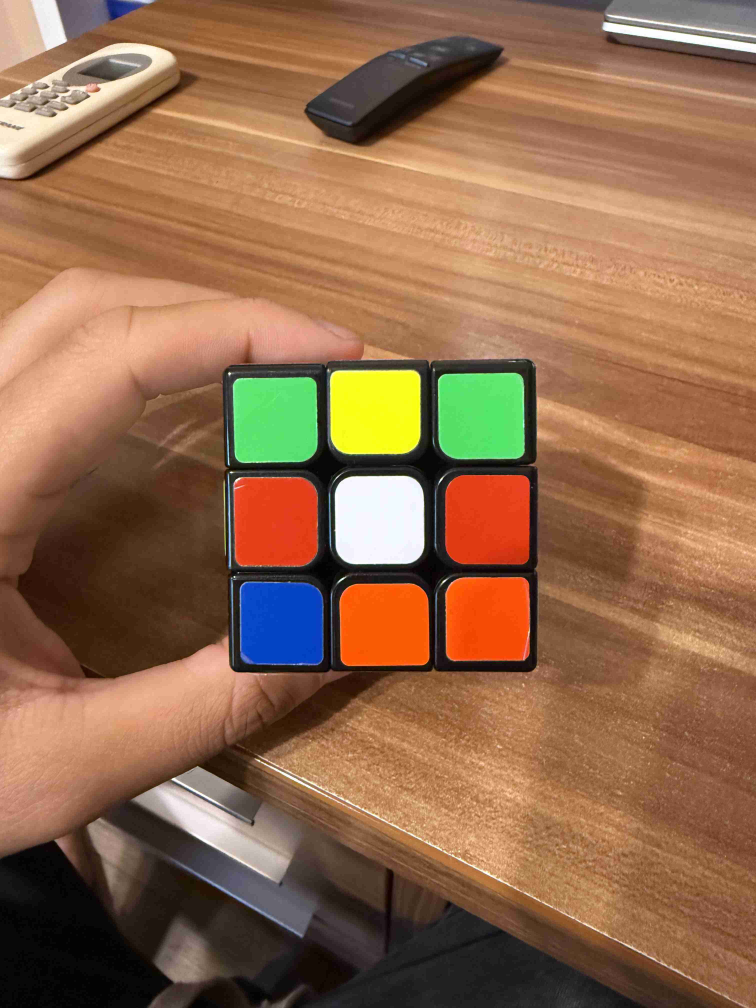
#> input picture batch1.jpg, 3024 x 4032 px (shown at 1/4 size)
$ python testingcv.py
#> lines starting #> are read from the running program, lines starting #| are printed output that depends on the picture; after the words box and inside, x2 and y2 are one past the last pixel; in counts of white or black regions, pixels touching at a corner belong together
import cv2
import numpy as np

# Load and preprocess image
image_path = "batch1.jpg"
img = cv2.imread(image_path)
#> img is the input picture: shape (4032, 3024, 3); mean B, G, R 76.7, 106.5, 145.7
resized = cv2.resize(img, (480, 640), interpolation=cv2.INTER_AREA)
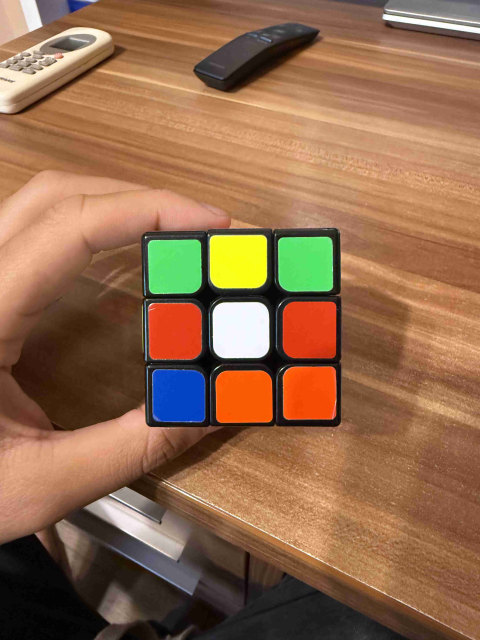
#> resized: shape (640, 480, 3); mean B, G, R 76.7, 106.5, 145.7
gray = cv2.cvtColor(resized, cv2.COLOR_BGR2GRAY)
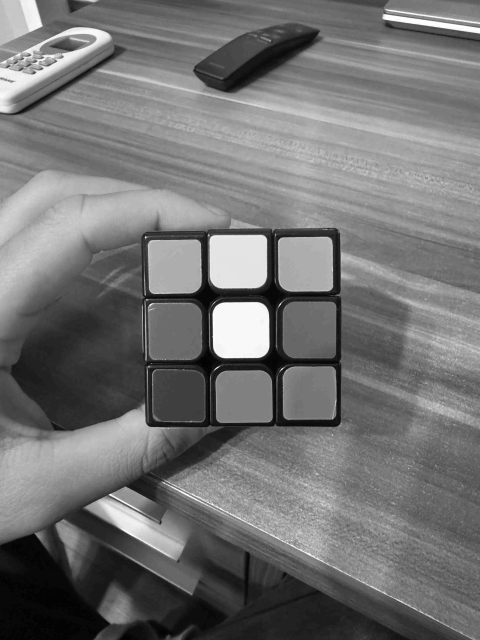
#> gray: shape (640, 480); min 3, max 254, mean 114.8
blurred = cv2.GaussianBlur(gray, (7, 7), 0)
edges = cv2.Canny(blurred, 30, 60)
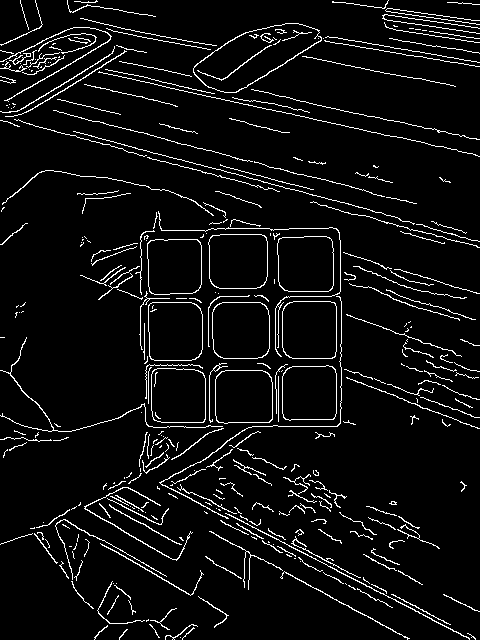
#> edges: shape (640, 480); 5.9% white in thin lines or dots

# Dilate edges to strengthen shapes
kernel = np.ones((3, 3), np.uint8)
dilated = cv2.dilate(edges, kernel, iterations=4)
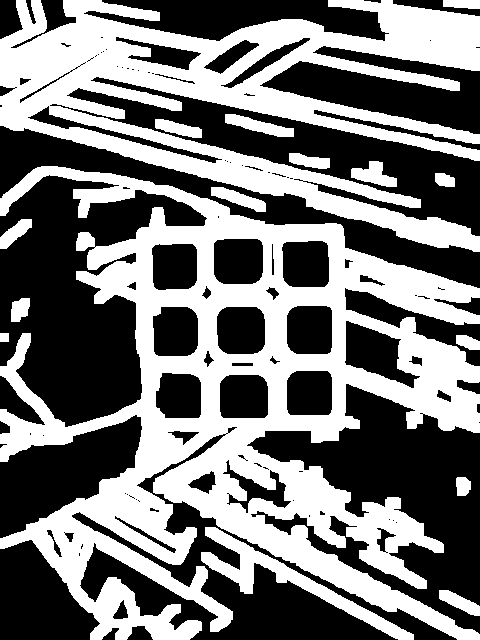
#> dilated: shape (640, 480); 46.9% white; 16 white regions

# Find contours
contours, _ = cv2.findContours(dilated, cv2.RETR_TREE, cv2.CHAIN_APPROX_SIMPLE)
#> contours = 132 contours, 70 with area under 20; largest, box (x1, y1, x2, y2) and area: (0, 166, 480, 640) 107338, (0, 0, 480, 252) 49810, (201, 527, 414, 640) 3566, (344, 320, 421, 389) 2570, (213, 238, 264, 285) 2185

# Filter square-like contours
square_contours = []
for c in contours:
    rect = cv2.minAreaRect(c)
    w, h = rect[1]
    if w == 0 or h == 0:
        continue
    aspect_ratio = max(w, h) / min(w, h)
    area = w * h
    if 0.8 < aspect_ratio < 1.2 and 1000 < area < 10000:
        box = cv2.boxPoints(rect).astype(int)
        square_contours.append(box)
#> this loop made 132 passes
#> (rect, w, h, aspect_ratio, area, box) on passes 53 to 55: (((243.5, 396), (44, 49), -90), 44, 49, 1.11, 2156, [[268, 417], [219, 417], [219, 373], [268, 373]]), (((178, 395), (46, 46), -90), 46, 46, 1, 2116, [[201, 418], [155, 418], [155, 372], [201, 372]]), (((309, 392.5), (45, 46), -90), 45, 46, 1.02, 2070, [[332, 415], [286, 415], [286, 370], [332, 370]])
#> after the loop, square_contours = 9 items

# Compute centers of detected squares
centers = []
for c in square_contours:
    M = cv2.moments(c)
    if M["m00"] != 0:
        cx, cy = int(M["m10"] / M["m00"]), int(M["m01"] / M["m00"])
        centers.append((c, np.array([cx, cy])))
#> this loop made 9 passes
#> (c, cx, cy) on passes 1 to 7: ([[268, 417], [219, 417], [219, 373], [268, 373]], 243, 395), ([[201, 418], [155, 418], [155, 372], [201, 372]], 178, 395), ([[332, 415], [286, 415], [286, 370], [332, 370]], 309, 392), ([[265, 354], [216, 354], [216, 306], [265, 306]], 240, 330), ([[198, 356], [152, 356], [152, 306], [198, 306]], 175, 331), ([[332, 354], [286, 354], [286, 305], [332, 305]], 309, 329), ([[197, 290], [151, 290], [151, 243], [197, 243]], 174, 266)
#> after the loop, centers = 9 items

if not centers:
    raise ValueError("No valid contours detected.")

# Compute average center and distances
all_centers = np.array([pt for _, pt in centers])
#> all_centers = [[243, 395], [178, 395], [309, 392], [240, 330], [175, 331], [309, 329], [174, 266], [305, 263], [238, 261]]
avg_center = np.mean(all_centers, axis=0)
#> avg_center = [241.2, 329.1]
distances = [(c, center, np.linalg.norm(center - avg_center)) for c, center in centers]
#> distances = 9 items
distances.sort(key=lambda x: x[2])  # Closest first

# Select closest 9 contours and filter by area consistency
selected = distances[:9]
#> selected = 9 items
areas = [cv2.minAreaRect(c)[1][0] * cv2.minAreaRect(c)[1][1] for c, _, _ in selected]
#> areas = [2352, 2156, 2300, 2254, 2300, 2116, 2256, 2162, 2070]
avg_area = np.mean(areas)
#> avg_area = 2218.4
filtered = [
    (c, center) for c, center, _ in selected
    if 0.5 * avg_area < cv2.minAreaRect(c)[1][0] * cv2.minAreaRect(c)[1][1] < 1.5 * avg_area
]
#> filtered = 9 items

# Collect corners of filtered contours for convex hull
all_corners = []
for c, _ in filtered:
    rect = cv2.minAreaRect(c)
    box = cv2.boxPoints(rect).astype(int)
    all_corners.extend(box)
#> this loop made 9 passes
#> (rect, box) on passes 1 to 5: (((240.5, 330), (48, 49), -90), [[265, 354], [216, 354], [216, 306], [265, 306]]), (((243.5, 395), (44, 49), -90), [[268, 417], [219, 417], [219, 373], [268, 373]]), (((175, 331), (50, 46), -90), [[198, 356], [152, 356], [152, 306], [198, 306]]), (((309, 329.5), (49, 46), -90), [[332, 354], [286, 354], [286, 305], [332, 305]]), (((238, 261), (46, 50), -90), [[263, 284], [213, 284], [213, 238], [263, 238]])
#> after the loop, all_corners = 36 pairs, first value 151 to 332, second value 238 to 418
hull = cv2.convexHull(np.array(all_corners))
#> hull = contour of 11 points, box (x1, y1, x2, y2) (151, 238, 333, 419), area 31872

# Sort contours into 3x3 grid: top-to-bottom, then left-to-right in rows
def contour_center(c):
    M = cv2.moments(c)
    if M["m00"] == 0:
        return np.array([0, 0])
    return np.array([int(M["m10"] / M["m00"]), int(M["m01"] / M["m00"])])

contour_data = [(c, contour_center(c)) for c in square_contours]
#> contour_data = 9 items
contour_data.sort(key=lambda x: x[1][1])  # sort by Y

sorted_contours = []
for i in range(0, len(contour_data), 3):
    row = contour_data[i:i+3]
    row.sort(key=lambda x: x[1][0])  # sort by X
    sorted_contours.extend([c for c, _ in row])
#> this loop made 3 passes
#> i on passes 2 to 3: 3, 6
#> after the loop, sorted_contours = 9 items

# Compute mean color in each sorted contour
for contour in sorted_contours:
    mask = np.zeros(resized.shape[:2], dtype=np.uint8)
    cv2.drawContours(mask, [contour], -1, 255, -1)
    mean_bgr = cv2.mean(resized, mask=mask)[:3]
    mean_hsv = cv2.cvtColor(np.uint8([[mean_bgr]]), cv2.COLOR_BGR2HSV)[0][0]
    # print(f"Mean BGR: {mean_bgr}")
    print(f"Mean HSV: {mean_hsv}")
#> this loop made 9 passes
#> (contour, mean_bgr, mean_hsv) on passes 1 to 5: ([[197, 290], [151, 290], [151, 243], [197, 243]], (114.9, 227.6, 91.17), [65, 153, 227]), ([[263, 284], [213, 284], [213, 238], [263, 238]], (25.28, 254.8, 249.8), [31, 230, 254]), ([[329, 287], [281, 287], [281, 240], [329, 240]], (106.7, 228.5, 88.54), [64, 157, 228]), ([[198, 356], [152, 356], [152, 306], [198, 306]], (25.05, 63.27, 228.7), [6, 227, 228]), ([[265, 354], [216, 354], [216, 306], [265, 306]], (254.6, 247, 244.6), [111, 10, 254])
#> (printed output is left out)
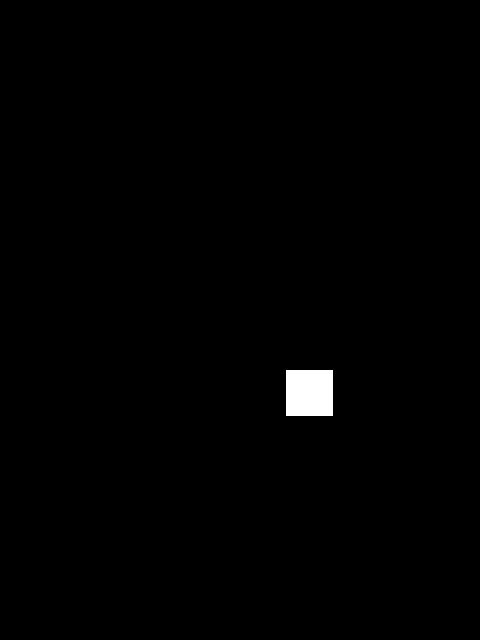
#> mask: shape (640, 480); 0.7% white; 1 white region, box (x1, y1, x2, y2) and area: (286, 370, 333, 416) 2162

# Draw convex hull and filtered squares on image
cv2.polylines(resized, [hull], isClosed=True, color=(0, 255, 0), thickness=2)
filtered_contours = [c for c, _ in filtered]
#> filtered_contours = 9 items
cv2.drawContours(resized, filtered_contours, -1, (0, 0, 255), 2)
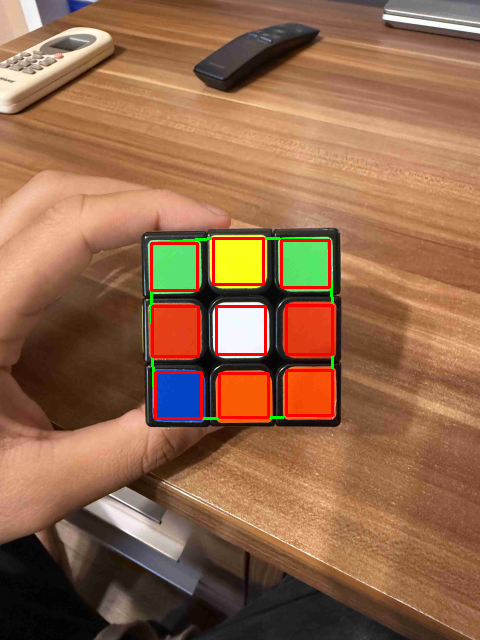
#> resized: shape (640, 480, 3); mean B, G, R 75.1, 104.4, 146.7

# Display result
cv2.imshow("Detected Stickers", resized)
cv2.waitKey(0)
cv2.destroyAllWindows()

$ run again, with batch2.jpg copied over batch1.jpg
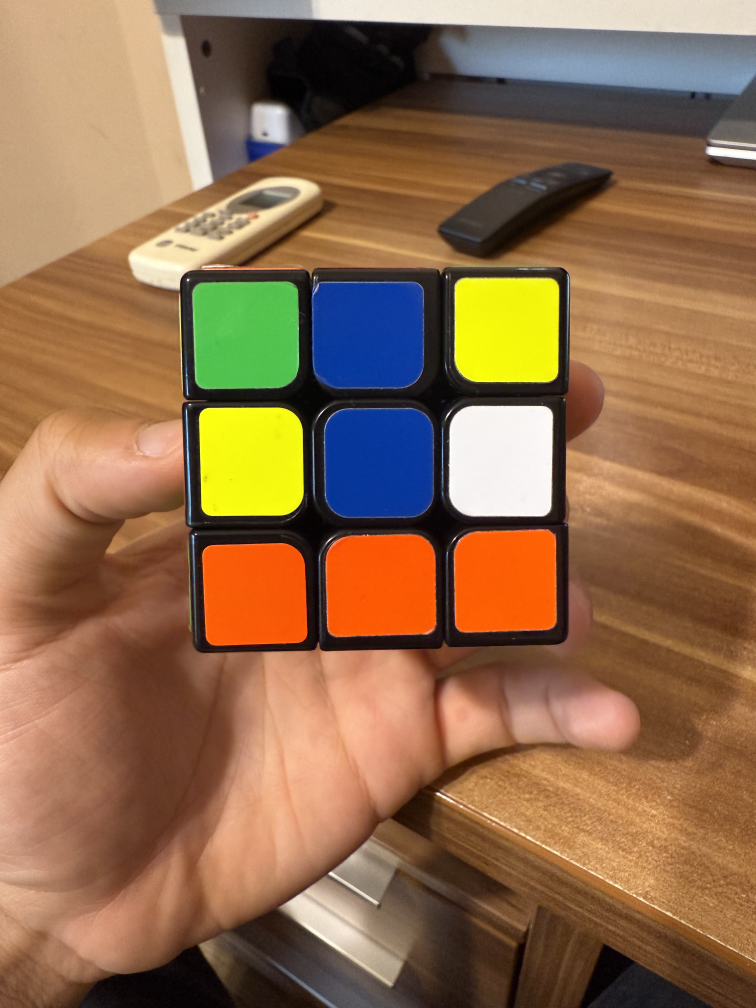
#> input picture batch2.jpg, 3024 x 4032 px (shown at 1/4 size)
#> img is the input picture: shape (4032, 3024, 3); mean B, G, R 77.2, 109, 144.4
#> edges: shape (640, 480); 5% white in thin lines or dots
#> `dilated = cv2.dilate(edges, kernel, iterations=4)`:
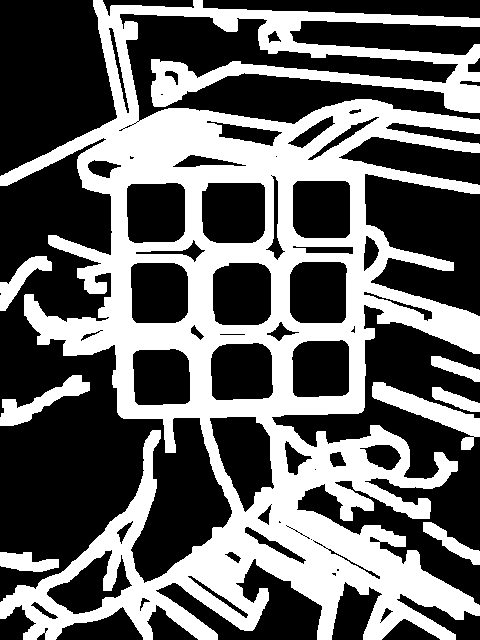
#> dilated: shape (640, 480); 40.3% white; 8 white regions
#> contours = 86 contours, 34 with area under 20; largest, box (x1, y1, x2, y2) and area: (0, 0, 480, 640) 155412, (209, 416, 275, 513) 3880, (201, 182, 266, 244) 3712, (212, 262, 272, 326) 3482, (289, 261, 348, 324) 3408
#> the loop `for c in contours:` made 86 passes
#> (rect, w, h, aspect_ratio, area, box) on passes 47 to 49: (((161.2, 376.7), (57.84, 56.71), -1.85), 57.84, 56.71, 1.02, 3280.3, [[133, 405], [131, 349], [189, 347], [191, 404]]), (((241.2, 371), (62.63, 57.27), -1.91), 62.63, 57.27, 1.09, 3586.8, [[210, 400], [208, 343], [271, 341], [273, 398]]), (((320.5, 368.3), (58.37, 57.31), -1.74), 58.37, 57.31, 1.02, 3344.8, [[292, 397], [290, 340], [348, 338], [350, 396]])
#> after the loop `for c in contours:`: square_contours = 9 items
#> the loop `for c in square_contours:` made 9 passes
#> (c, cx, cy) on passes 1 to 7: ([[133, 405], [131, 349], [189, 347], [191, 404]], 161, 376), ([[210, 400], [208, 343], [271, 341], [273, 398]], 240, 370), ([[292, 397], [290, 340], [348, 338], [350, 396]], 320, 367), ([[271, 324], [212, 324], [212, 261], [271, 261]], 241, 292), ([[188, 323], [130, 323], [130, 262], [188, 262]], 159, 292), ([[346, 322], [288, 322], [288, 260], [346, 260]], 317, 291), ([[265, 243], [201, 243], [201, 182], [265, 182]], 233, 212)
#> all_centers = [[161, 376], [240, 370], [320, 367], [241, 292], [159, 292], [317, 291], [233, 212], [155, 212], [320, 208]]
#> avg_center = [238.4, 291.1]
#> distances = 9 items
#> areas = [3717, 3596, 3605.9, 3904, 3538, 3368, 3312, 3599, 3364]
#> avg_area = 3556
#> filtered = 9 items
#> the loop `for c, _ in filtered:` made 9 passes
#> (c, rect, box) on passes 3 to 5: ([[210, 400], [208, 343], [271, 341], [273, 398]], ((240.5, 370.5), (63.22, 57.03), -1.82), [[209, 400], [207, 343], [271, 340], [273, 398]]), ([[265, 243], [201, 243], [201, 182], [265, 182]], ((233, 212.5), (61, 64), -90), [[264, 242], [200, 242], [200, 181], [264, 181]]), ([[188, 323], [130, 323], [130, 262], [188, 262]], ((159, 292.5), (61, 58), -90), [[187, 322], [129, 322], [129, 261], [187, 261]])
#> after the loop `for c, _ in filtered:`: all_corners = 36 pairs, first value 125 to 350, second value 179 to 406
#> hull = [[350, 396], [191, 404], [132, 406], [125, 242], [125, 181], [291, 179], [349, 179]]
#> contour_data = 9 items
#> the loop `for i in range(0, len(contour_data), 3):` made 3 passes
#> i on passes 2 to 3: 3, 6
#> the loop `for contour in sorted_contours:` made 9 passes
#> (contour, mean_bgr, mean_hsv) on passes 1 to 5: ([[185, 243], [126, 243], [126, 182], [185, 182]], (79.36, 194.6, 83.38), [59, 151, 194]), ([[265, 243], [201, 243], [201, 182], [265, 182]], (157, 57.96, 11.9), [110, 237, 156]), ([[349, 237], [291, 237], [291, 179], [349, 179]], (11.89, 248.2, 245.5), [30, 244, 248]), ([[188, 323], [130, 323], [130, 262], [188, 262]], (16.28, 249.7, 246.2), [30, 239, 249]), ([[271, 324], [212, 324], [212, 261], [271, 261]], (154.4, 54.72, 8.02), [111, 242, 154])
#> (printed output is left out)
#> `cv2.drawContours(resized, filtered_contours, -1, (0, 0, 255), 2)`:
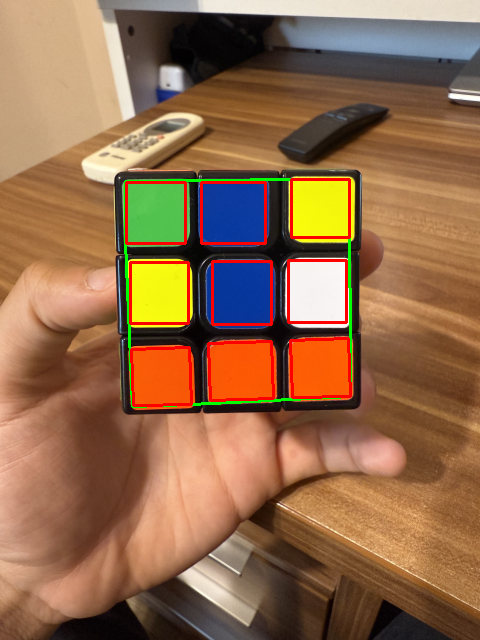
#> resized: shape (640, 480, 3); mean B, G, R 75.3, 106.7, 145.5

$ run again, with batch3.jpg copied over batch1.jpg
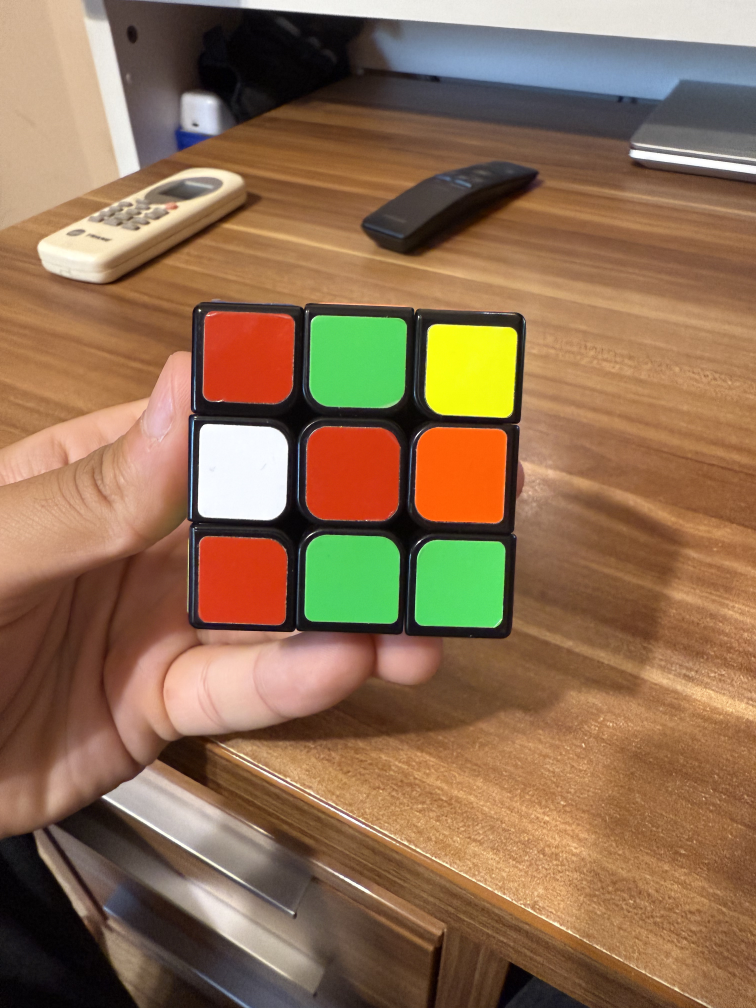
#> input picture batch3.jpg, 3024 x 4032 px (shown at 1/4 size)
#> img is the input picture: shape (4032, 3024, 3); mean B, G, R 82.1, 111.2, 143.3
#> edges: shape (640, 480); 6.4% white in thin lines or dots
#> `dilated = cv2.dilate(edges, kernel, iterations=4)`:
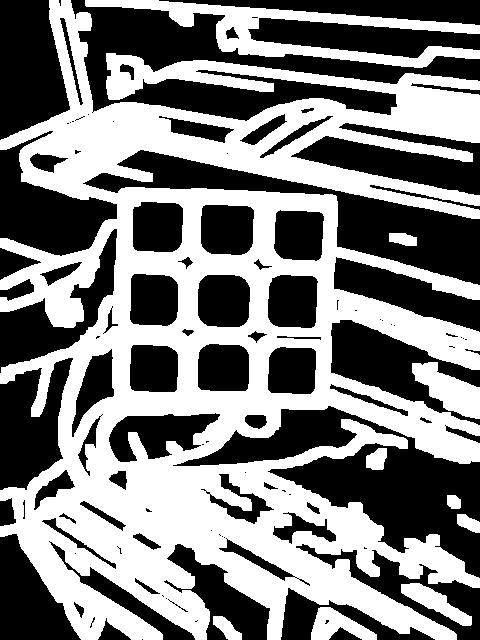
#> dilated: shape (640, 480); 49.6% white; 10 white regions
#> contours = 124 contours, 65 with area under 20; largest, box (x1, y1, x2, y2) and area: (0, 0, 480, 640) 168910, (85, 0, 480, 68) 7087, (108, 412, 221, 463) 3314, (197, 274, 251, 328) 2565, (200, 204, 255, 256) 2533
#> the loop `for c in contours:` made 124 passes
#> (w, h, aspect_ratio, area, box) on passes 75, 77, 78, 96, 97: (47.7, 48.77, 1.02, 2326.2, [[315, 394], [266, 393], [268, 345], [316, 347]]), (48, 49, 1.02, 2352, [[178, 392], [129, 392], [129, 344], [178, 344]]), (48, 52, 1.08, 2496, [[249, 391], [197, 391], [197, 343], [249, 343]]), (53.47, 50.26, 1.06, 2687.3, [[316, 328], [265, 326], [268, 273], [318, 275]]), (53, 53, 1, 2809, [[250, 327], [197, 327], [197, 274], [250, 274]])
#> after the loop `for c in contours:`: square_contours = 9 items
#> the loop `for c in square_contours:` made 9 passes
#> (c, cx, cy) on passes 1 to 7: ([[315, 394], [266, 393], [268, 345], [316, 347]], 291, 369), ([[178, 392], [129, 392], [129, 344], [178, 344]], 153, 368), ([[249, 391], [197, 391], [197, 343], [249, 343]], 223, 367), ([[316, 328], [265, 326], [268, 273], [318, 275]], 291, 300), ([[250, 327], [197, 327], [197, 274], [250, 274]], 223, 300), ([[177, 326], [128, 324], [130, 272], [179, 274]], 153, 299), ([[322, 261], [272, 259], [274, 208], [324, 210]], 298, 234)
#> all_centers = [[291, 369], [153, 368], [223, 367], [291, 300], [223, 300], [153, 299], [298, 234], [225, 228], [157, 226]]
#> avg_center = [223.8, 299]
#> distances = 9 items
#> areas = [2809, 2709, 2496, 2557.7, 2760, 2354, 2556, 2352, 2601]
#> avg_area = 2577.2
#> filtered = 9 items
#> the loop `for c, _ in filtered:` made 9 passes
#> (c, rect, box) on passes 2, 4, 5: ([[316, 328], [265, 326], [268, 273], [318, 275]], ((291.5, 300.5), (53.08, 51.04), -87.75), [[316, 327], [265, 325], [267, 272], [318, 274]]), ([[177, 326], [128, 324], [130, 272], [179, 274]], ((153.5, 299), (52.15, 49.04), -87.8), [[177, 326], [127, 324], [130, 272], [179, 273]]), ([[252, 255], [198, 253], [200, 202], [254, 205]], ((226, 228.6), (51.04, 54.08), -87.75), [[252, 255], [198, 252], [200, 201], [254, 204]])
#> after the loop `for c, _ in filtered:`: all_corners = 36 pairs, first value 127 to 324, second value 201 to 395
#> hull = [[324, 209], [322, 261], [314, 395], [129, 392], [127, 324], [132, 201], [200, 201], [254, 204]]
#> contour_data = 9 items
#> the loop `for i in range(0, len(contour_data), 3):` made 3 passes
#> i on passes 2 to 3: 3, 6
#> the loop `for contour in sorted_contours:` made 9 passes
#> (contour, mean_bgr, mean_hsv) on passes 1 to 5: ([[183, 252], [132, 252], [132, 201], [183, 201]], (24.55, 57.39, 210.3), [5, 226, 210]), ([[252, 255], [198, 253], [200, 202], [254, 205]], (97.78, 215.5, 85.44), [63, 154, 215]), ([[322, 261], [272, 259], [274, 208], [324, 210]], (19.89, 252.9, 247.1), [31, 236, 252]), ([[177, 326], [128, 324], [130, 272], [179, 274]], (254.2, 249.4, 246.1), [109, 8, 254]), ([[250, 327], [197, 327], [197, 274], [250, 274]], (17.47, 55.09, 209.5), [6, 234, 209])
#> (printed output is left out)
#> `cv2.drawContours(resized, filtered_contours, -1, (0, 0, 255), 2)`:
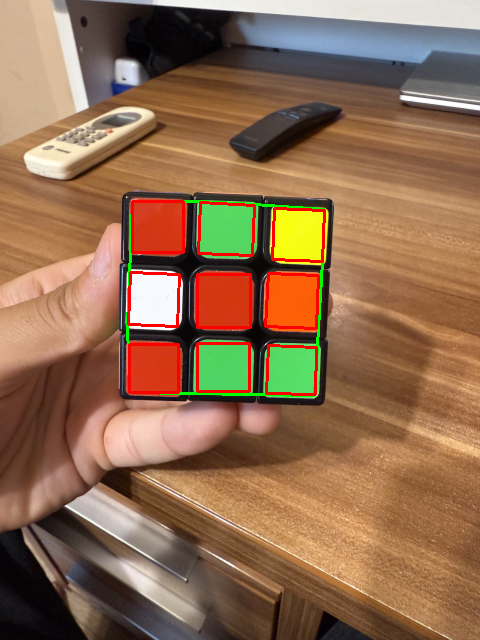
#> resized: shape (640, 480, 3); mean B, G, R 80.6, 108.9, 144.2
